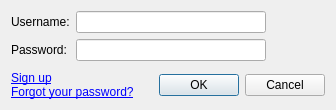
<ui version="4.0" >
 <class>LoginDialog</class>
 <widget class="QDialog" name="LoginDialog" >
  <property name="geometry" >
   <rect>
    <x>0</x>
    <y>0</y>
    <width>332</width>
    <height>110</height>
   </rect>
  </property>
  <property name="sizePolicy" >
   <sizepolicy vsizetype="MinimumExpanding" hsizetype="Preferred" >
    <horstretch>0</horstretch>
    <verstretch>0</verstretch>
   </sizepolicy>
  </property>
  <property name="windowTitle" >
   <string>Log in to Last.fm</string>
  </property>
  <layout class="QVBoxLayout" >
   <item>
    <layout class="QHBoxLayout" >
     <property name="spacing" >
      <number>0</number>
     </property>
     <item>
      <layout class="QGridLayout" >
       <property name="rightMargin" >
        <number>9</number>
       </property>
       <property name="horizontalSpacing" >
        <number>6</number>
       </property>
       <property name="verticalSpacing" >
        <number>6</number>
       </property>
       <item row="0" column="0" >
        <widget class="QLabel" name="label_2" >
         <property name="sizePolicy" >
          <sizepolicy vsizetype="Fixed" hsizetype="Maximum" >
           <horstretch>0</horstretch>
           <verstretch>0</verstretch>
          </sizepolicy>
         </property>
         <property name="text" >
          <string>Username:</string>
         </property>
        </widget>
       </item>
       <item row="1" column="0" >
        <widget class="QLabel" name="label_3" >
         <property name="sizePolicy" >
          <sizepolicy vsizetype="Fixed" hsizetype="Maximum" >
           <horstretch>0</horstretch>
           <verstretch>0</verstretch>
          </sizepolicy>
         </property>
         <property name="text" >
          <string>Password:</string>
         </property>
         <property name="buddy" >
          <cstring>password</cstring>
         </property>
        </widget>
       </item>
       <item row="1" column="1" >
        <widget class="QLineEdit" name="password" >
         <property name="sizePolicy" >
          <sizepolicy vsizetype="Fixed" hsizetype="Maximum" >
           <horstretch>0</horstretch>
           <verstretch>0</verstretch>
          </sizepolicy>
         </property>
         <property name="minimumSize" >
          <size>
           <width>190</width>
           <height>0</height>
          </size>
         </property>
         <property name="maximumSize" >
          <size>
           <width>200</width>
           <height>16777215</height>
          </size>
         </property>
         <property name="echoMode" >
          <enum>QLineEdit::Password</enum>
         </property>
        </widget>
       </item>
       <item row="0" column="1" >
        <widget class="QLineEdit" name="username" />
       </item>
      </layout>
     </item>
     <item>
      <spacer>
       <property name="orientation" >
        <enum>Qt::Horizontal</enum>
       </property>
       <property name="sizeHint" >
        <size>
         <width>16</width>
         <height>48</height>
        </size>
       </property>
      </spacer>
     </item>
     <item>
      <layout class="QVBoxLayout" >
       <item>
        <widget class="QLabel" name="spinner" >
         <property name="text" >
          <string/>
         </property>
        </widget>
       </item>
       <item>
        <spacer>
         <property name="orientation" >
          <enum>Qt::Vertical</enum>
         </property>
         <property name="sizeHint" >
          <size>
           <width>20</width>
           <height>20</height>
          </size>
         </property>
        </spacer>
       </item>
      </layout>
     </item>
    </layout>
   </item>
   <item>
    <spacer>
     <property name="orientation" >
      <enum>Qt::Vertical</enum>
     </property>
     <property name="sizeType" >
      <enum>QSizePolicy::Expanding</enum>
     </property>
     <property name="sizeHint" >
      <size>
       <width>314</width>
       <height>16</height>
      </size>
     </property>
    </spacer>
   </item>
   <item>
    <layout class="QHBoxLayout" >
     <item>
      <widget class="QLabel" name="label" >
       <property name="text" >
        <string>&lt;a href='http://last.fm/join/'>Sign up&lt;/a>&lt;br>&lt;a href='http://last.fm/settings/lostpassword/'>Forgot your password?&lt;/a></string>
       </property>
      </widget>
     </item>
     <item>
      <widget class="QDialogButtonBox" name="buttonBox" >
       <property name="standardButtons" >
        <set>QDialogButtonBox::Cancel|QDialogButtonBox::NoButton|QDialogButtonBox::Ok</set>
       </property>
      </widget>
     </item>
    </layout>
   </item>
  </layout>
 </widget>
 <tabstops>
  <tabstop>username</tabstop>
  <tabstop>password</tabstop>
  <tabstop>buttonBox</tabstop>
 </tabstops>
 <resources>
  <include location="../../../common/qrc/common.qrc" />
 </resources>
 <connections/>
</ui>
